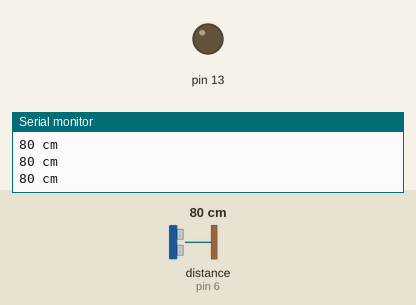
Recording of a program running on a simulated Arduino Uno, built with avr-gcc and run on an emulated ATmega328P. On the bench: output pins drawn as LEDs (lit = HIGH), the last lines printed to the serial monitor. Wiring (inferred from the names in the program): ultrasonic range finder: trigger pin 7; echo pin 6. The inputs (shaded band) are chosen by the test bench; at power-on: distance to the obstacle (sensor on pin 6) 80 cm. The echo pulse lasts 58.3 µs per cm; pins used as bus, display or sensor lines are not drawn.

Above: at 1.2 s.
1.3 s: distance to the obstacle (sensor on pin 6) set to 13 cm
2.8 s: distance to the obstacle (sensor on pin 6) set to 10 cm
At 4.0 s:
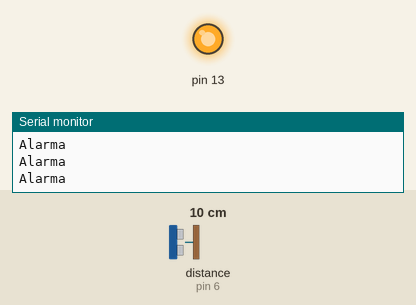
4.3 s: distance to the obstacle (sensor on pin 6) set to 18 cm
At 5.5 s:
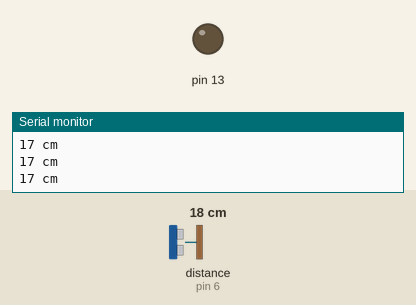
5.9 s: distance to the obstacle (sensor on pin 6) set to 2 cm
At 6.9 s:
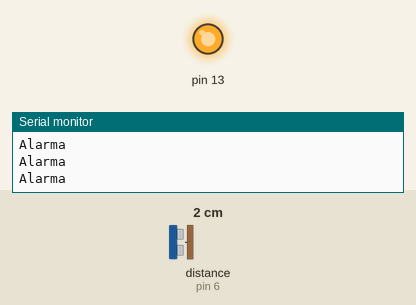
Timing chart, 0 to 8.5 s (numbered marks = the images above; inputs shaded):
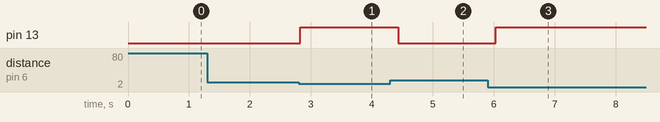

Measured:
- the behaviour switches between 12 and 11 cm on distance to the obstacle (sensor on pin 6) (found by bisection; images 0 and 1)
- after the input at 2.8 s, pin 13: LOW → HIGH at once
- after the input at 4.3 s, pin 13: HIGH → LOW after 0.13 s
- after the input at 5.9 s, pin 13: LOW → HIGH after 0.14 s

The program:

main.cpp
```cpp
#include <Arduino.h>

#define echo 6
#define trig 7
long duracion,distancia;
void setup()
{
  pinMode(echo,INPUT);
  pinMode(trig,OUTPUT);
  pinMode(13,OUTPUT);
  Serial.begin(9600);
}

void loop()
{
  digitalWrite(trig,LOW);
  delayMicroseconds(2);
  digitalWrite(trig,HIGH);
  delayMicroseconds(10);
  digitalWrite(trig,LOW);

  duracion = pulseIn(echo,HIGH);
  distancia = (duracion/2)/29;

  if(distancia>=500 || distancia<=0){
    Serial.println("Fuera de rango");
  }
  else if(distancia<=10){
  	digitalWrite(13,1);
    Serial.println("Alarma");
  }
  else{
    Serial.print(distancia);
    Serial.print(" cm\n");
    digitalWrite(13,0);
  }

  delay(400);

}
```
